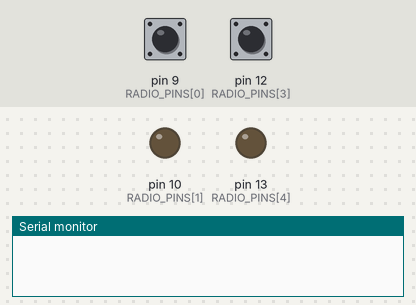
Bench run of a sketch on a simulated Arduino Nano, built with avr-gcc and run on an emulated ATmega328P. Parts: output pins drawn as LEDs (lit = HIGH), the last lines printed to the serial monitor. Inputs (shaded band) come from the test bench; at power-on: pin 9 (RADIO_PINS[0]) HIGH, pin 12 (RADIO_PINS[3]) HIGH. Pins used as bus, display or sensor lines are not drawn.

Above: at 0.1 s.
At 1.6 s:
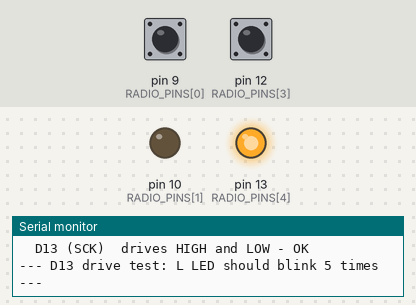
At 2.8 s:
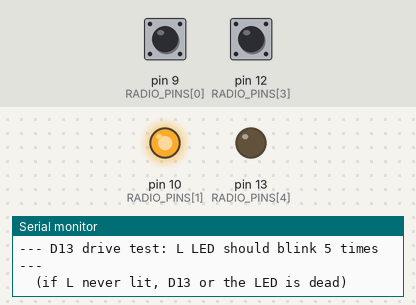
Timing chart, 0 to 4.3 s (numbered marks = the images above):
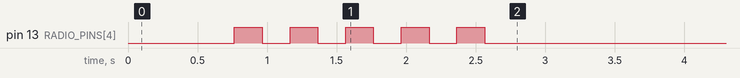

The sketch:

nano_check.ino
```cpp
// =================================================================================
// Nano self-test: are the radio pins and the SPI peripheral sound?
//
// Tests the microcontroller and its wiring WITHOUT a radio module attached, so a
// failure here is unambiguously the board rather than the nRF24. Run this before
// radio_check when it is unclear which side of the SPI bus is at fault.
//
// DISCONNECT THE RADIO MODULE FIRST. Every wire from the module must come off --
// with it attached the module drives MISO and the results are meaningless.
//
// An attached module fakes shorts, so read the results with that in mind. Even
// unpowered, an nRF24 ties its I/O pins together through the ESD diodes into its
// dead VDD rail: drive CSN low, the parasitic supply sags, and MISO follows it
// down. That reports as a D10 <-> D12 short on a perfectly good board. The tell
// is that the baseline contradicts it -- a real copper short between two pins
// forces BOTH low at baseline, while these paths only conduct while a pin is
// being driven. If the module cannot easily be unsoldered, run this on a board
// known to work and compare: whatever appears on both is the module, not a fault.
//
// Serial Monitor at 9600 baud.
// =================================================================================

#include <SPI.h>

const uint8_t PIN_COUNT = 5;
const uint8_t RADIO_PINS[PIN_COUNT] = {9, 10, 11, 12, 13};
const char* RADIO_NAMES[PIN_COUNT] = {
  "D9  (CE)  ", "D10 (CSN) ", "D11 (MOSI)", "D12 (MISO)", "D13 (SCK) "};

uint8_t baseline[PIN_COUNT];

void allPinsToPullup() {
  for (uint8_t i = 0; i < PIN_COUNT; i++) {
    pinMode(RADIO_PINS[i], INPUT_PULLUP);
  }
  delay(5);  // let the ~30k pull-ups charge the pin capacitance
}

// A healthy, unconnected pin reads HIGH through its internal pull-up. D13 is the
// exception on most Nano clones: the onboard L LED sits directly on it through a
// ~1k resistor, which drags the pin below the logic threshold. D13 reading LOW
// here is normal and not a fault.
void readBaseline() {
  Serial.println("--- pin baseline (internal pull-ups, nothing driving) ---");

  allPinsToPullup();
  for (uint8_t i = 0; i < PIN_COUNT; i++) {
    baseline[i] = digitalRead(RADIO_PINS[i]);
    Serial.print("  ");
    Serial.print(RADIO_NAMES[i]);
    Serial.print(" = ");
    Serial.print(baseline[i] ? "HIGH" : "LOW ");
    if (!baseline[i]) {
      Serial.print(RADIO_PINS[i] == 13 ? "   (normal: onboard L LED loads D13)"
                                       : "   <-- SUSPECT: shorted to GND?");
    }
    Serial.println();
  }
  Serial.println();
}

// Drive one pin LOW and see whether any other pin follows it down. Two pins that
// move together are shorted -- a solder bridge between adjacent header pins, or
// two wires sharing a breadboard row. D11/D12 are neighbours on the header and
// are the pair most worth knowing about.
void shortTest() {
  Serial.println("--- pin-to-pin short test ---");
  bool anyFound = false;

  for (uint8_t driven = 0; driven < PIN_COUNT; driven++) {
    allPinsToPullup();
    pinMode(RADIO_PINS[driven], OUTPUT);
    digitalWrite(RADIO_PINS[driven], LOW);
    delay(5);

    for (uint8_t other = 0; other < PIN_COUNT; other++) {
      if (other == driven) continue;
      // Only a pin that STARTED high can tell us anything by going low.
      if (baseline[other] && digitalRead(RADIO_PINS[other]) == LOW) {
        Serial.print("  SHORT: ");
        Serial.print(RADIO_NAMES[driven]);
        Serial.print(" <-> ");
        Serial.println(RADIO_NAMES[other]);
        anyFound = true;
      }
    }
  }

  allPinsToPullup();
  if (anyFound) {
    Serial.println("  ^^ real ONLY if the module is fully disconnected.");
    Serial.println("     An attached nRF24 fakes D10 <-> D12 through its ESD diodes.");
    Serial.println("     Cross-check: a copper short forces both pins LOW at baseline.");
  } else {
    Serial.println("  no shorts between D9-D13");
  }
  Serial.println();
}

// Confirms D13 can actually drive. Watch the onboard L LED.
void blinkTest() {
  Serial.println("--- D13 drive test: L LED should blink 5 times ---");
  pinMode(13, OUTPUT);
  for (uint8_t i = 0; i < 5; i++) {
    digitalWrite(13, HIGH);
    delay(200);
    digitalWrite(13, LOW);
    delay(200);
  }
  Serial.println("  (if L never lit, D13 or the LED is dead)");
  Serial.println();
}

// Can each pin actually drive? On AVR, reading a pin configured as OUTPUT returns
// the real electrical level on the pad, not the value we wrote -- so this catches
// a damaged output stage, or a pin loaded down hard enough that it cannot reach
// its rail. It also separates a dead pull-up (pin reads LOW as an input but still
// drives fine) from a dead pin (cannot drive either).
void driveTest() {
  Serial.println("--- output drive test ---");

  for (uint8_t i = 0; i < PIN_COUNT; i++) {
    pinMode(RADIO_PINS[i], OUTPUT);
    digitalWrite(RADIO_PINS[i], HIGH);
    delayMicroseconds(100);
    uint8_t drivenHigh = digitalRead(RADIO_PINS[i]);

    digitalWrite(RADIO_PINS[i], LOW);
    delayMicroseconds(100);
    uint8_t drivenLow = digitalRead(RADIO_PINS[i]);

    pinMode(RADIO_PINS[i], INPUT);

    Serial.print("  ");
    Serial.print(RADIO_NAMES[i]);
    if (drivenHigh && !drivenLow) {
      Serial.println(" drives HIGH and LOW - OK");
    } else if (!drivenHigh && !drivenLow) {
      Serial.println(" cannot reach HIGH  <-- pin damaged, or shorted to GND");
    } else if (drivenHigh && drivenLow) {
      Serial.println(" cannot reach LOW   <-- pin damaged, or shorted to VCC");
    } else {
      Serial.println(" inverted reading   <-- unexpected, retest");
    }
  }
  Serial.println();
}

void setup() {
  Serial.begin(9600);
  while (!Serial) {}
  delay(200);

  Serial.println();
  Serial.println("Nano self-test (radio module must be DISCONNECTED)");
  Serial.println("=================================================");

  readBaseline();
  shortTest();
  driveTest();
  blinkTest();

  SPI.begin();
  SPI.beginTransaction(SPISettings(1000000, MSBFIRST, SPI_MODE0));

  // Hold MISO up through its internal pull-up. Without this an unconnected D12 is
  // high-impedance and capacitively follows D11 right next to it, faking a
  // successful loopback -- the exact effect that made a loose MISO look like a
  // hard short earlier. The jumper drives far harder than a ~30k pull-up, so a
  // real loopback still wins.
  digitalWrite(MISO, HIGH);

  Serial.println("--- SPI loopback, running continuously ---");
  Serial.println("Jumper D11 (MOSI) to D12 (MISO) to test the SPI peripheral.");
  Serial.println("Expect LOOPBACK OK with the jumper, NO ECHO without it.");
  Serial.println("Add and remove it while this runs -- the reading must follow.");
  Serial.println();
}

void loop() {
  // Two complementary patterns: a line stuck high or low matches one of them by
  // accident, but cannot match both.
  uint8_t a = SPI.transfer(0xA5);
  uint8_t b = SPI.transfer(0x5A);

  Serial.print("  sent 0xA5,0x5A  got 0x");
  if (a < 0x10) Serial.print('0');
  Serial.print(a, HEX);
  Serial.print(",0x");
  if (b < 0x10) Serial.print('0');
  Serial.print(b, HEX);

  if (a == 0xA5 && b == 0x5A) {
    Serial.println("   LOOPBACK OK - SPI, D11 and D12 all good");
  } else if (a == 0xFF && b == 0xFF) {
    Serial.println("   no jumper (pull-up holding MISO) - expected with it off");
  } else if (a == 0x00 && b == 0x00) {
    Serial.println("   MISO stuck LOW - shorted to GND");
  } else {
    Serial.println("   partial/garbage - marginal contact on D11, D12 or SCK");
  }

  delay(1000);
}
```
